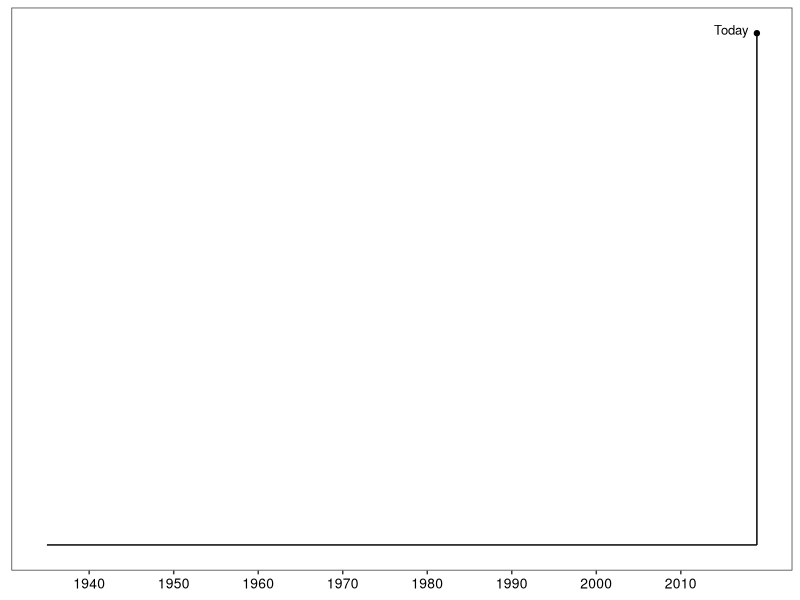
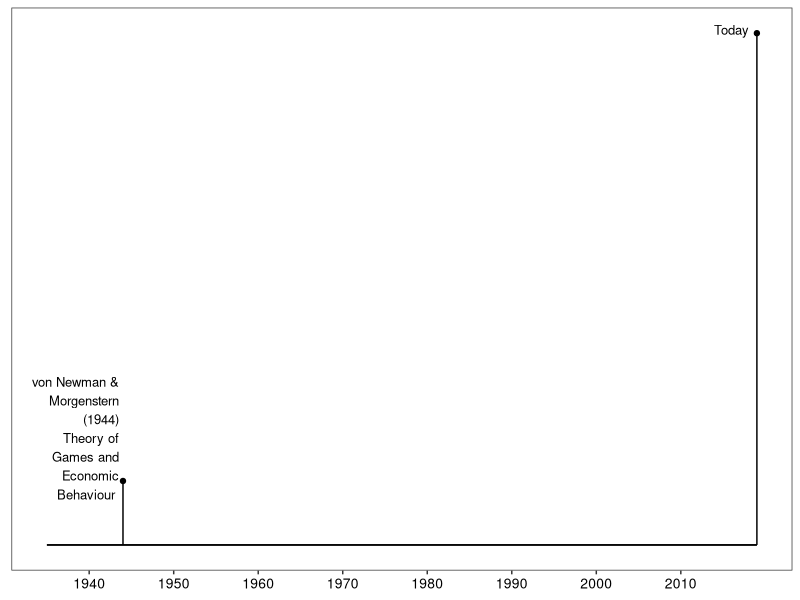
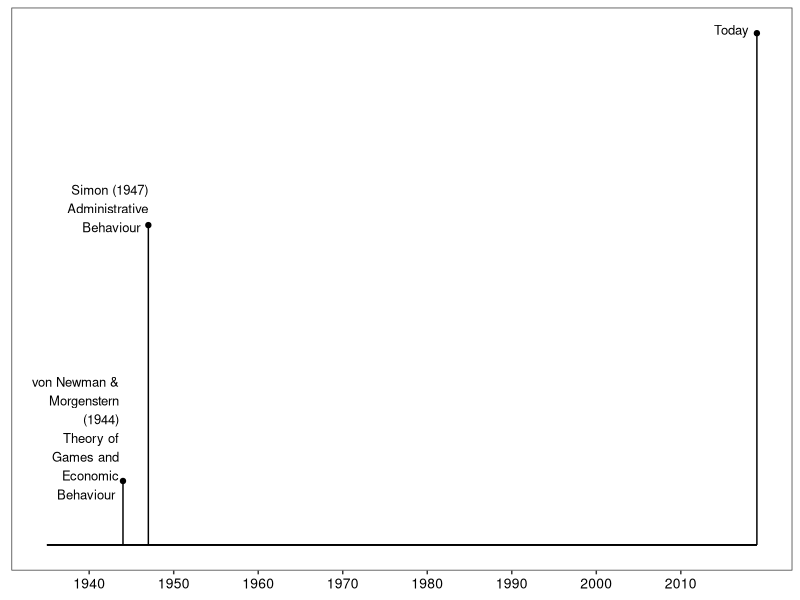
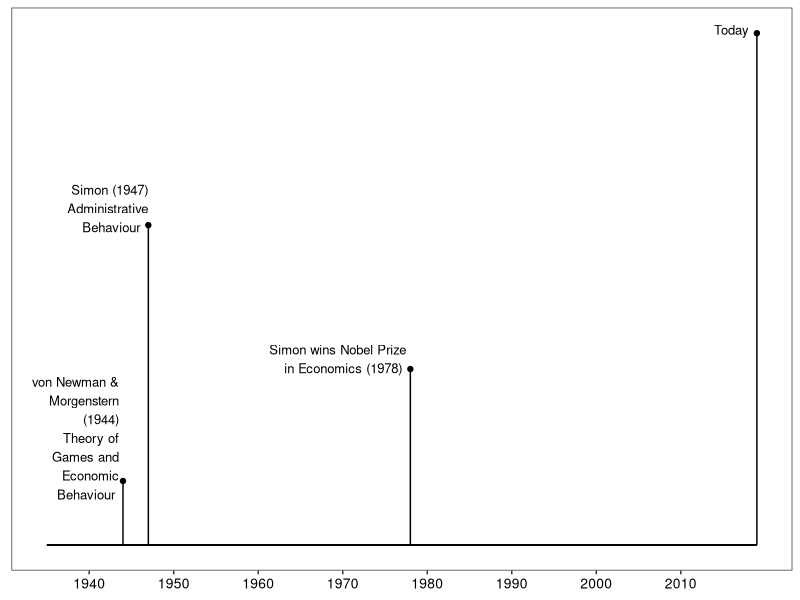
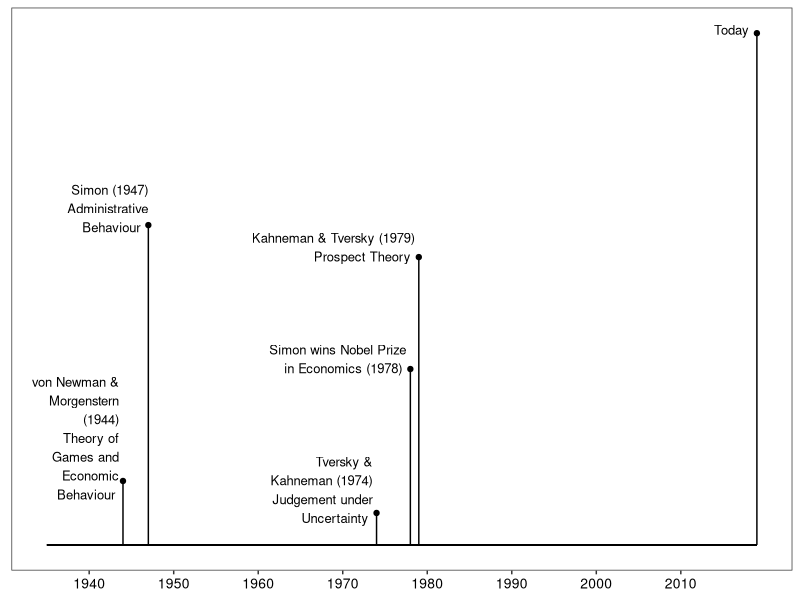
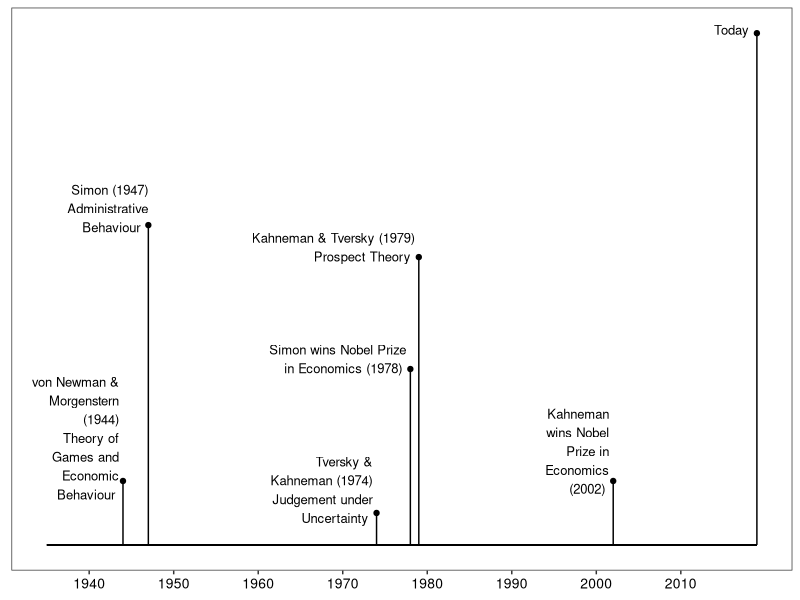
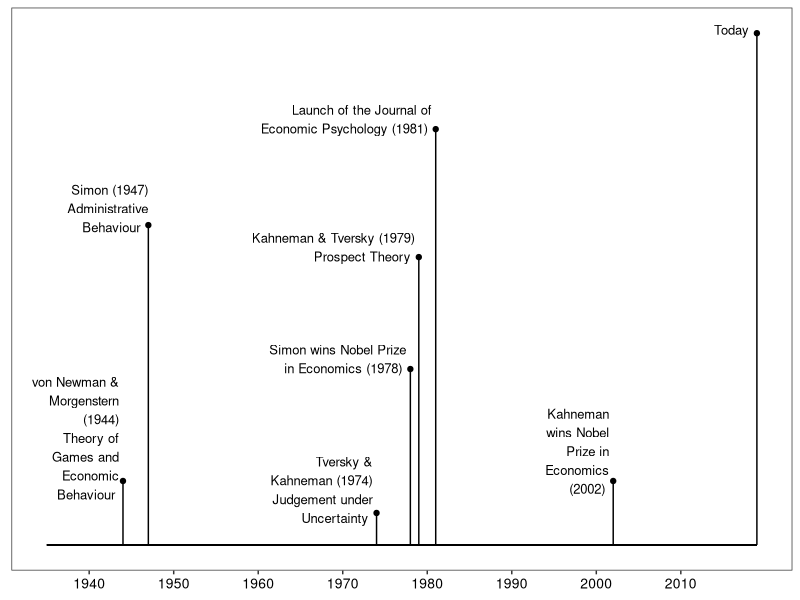
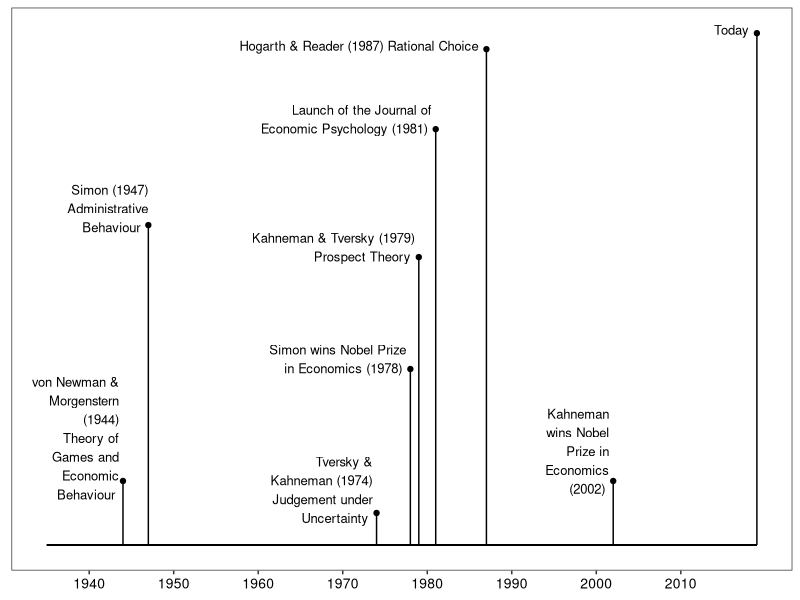

Recreate these plots in R, in order.
## ---- chunk 1
library(ggplot2)
## ---- chunk 2

data = data.frame(
  V1=c(2019),
  V2=c( "Today  "),
  disloc=c(.8))



ggplot() +
  geom_segment(aes(x = V1,y = disloc,xend = V1),data=data,yend = 0) +
  geom_segment(aes(x = 1935,y = 0,xend = 2019,yend = 0),data=data) + #arrow = arrow(length = unit(x = 0.2,units = 'cm'),type = 'closed')) +
  geom_text(aes(x = V1,y = disloc,label = V2),data=data,size=3.3,hjust = 1.0,vjust = .15,parse = FALSE) +
  geom_point(aes(x = V1,y = disloc),data=data) +
  scale_y_continuous()+
  scale_x_continuous(breaks = c(1940,1950,1960,1970,1980,1990,2000,2010),labels = c("1940","1950","1960","1970","1980","1990","2000","2010")) +
  theme_bw() +
  theme(plot.title=element_text(size=12
  ),
  legend.text=element_text(size=10
  ),
  panel.grid.major = element_blank(),
  panel.grid.minor = element_blank(),
  legend.title=element_text(size=12
  ),
  axis.text=element_text(colour = "black",
                         size=10
  ),
  axis.ticks.y = element_blank(),
  axis.title=element_blank(),
  axis.text.y = element_blank(),
  strip.text=element_text(family = "Times",
                          size = 12
  ),
  strip.background = element_rect(fill = "white"),
  legend.position="right")


## ---- chunk 3

data = data.frame(
  V1=c(1944,
       2019),
  V2=c("von Newman & \nMorgenstern \n(1944) \nTheory of \nGames and \nEconomic \nBehaviour  ",
       "Today  "),
  disloc=c(.1,
           .8))



ggplot() +
  geom_segment(aes(x = V1,y = disloc,xend = V1),data=data,yend = 0) +
  geom_segment(aes(x = 1935,y = 0,xend = 2019,yend = 0),data=data) + #arrow = arrow(length = unit(x = 0.2,units = 'cm'),type = 'closed')) +
  geom_text(aes(x = V1,y = disloc,label = V2),data=data,size=3.3,hjust = 1.0,vjust = .15,parse = FALSE) +
  geom_point(aes(x = V1,y = disloc),data=data) +
  scale_y_continuous()+
  scale_x_continuous(breaks = c(1940,1950,1960,1970,1980,1990,2000,2010),labels = c("1940","1950","1960","1970","1980","1990","2000","2010")) +
  theme_bw() +
  theme(plot.title=element_text(size=12
  ),
  legend.text=element_text(size=10
  ),
  panel.grid.major = element_blank(),
  panel.grid.minor = element_blank(),
  legend.title=element_text(size=12
  ),
  axis.text=element_text(colour = "black",
                         size=10
  ),
  axis.ticks.y = element_blank(),
  axis.title=element_blank(),
  axis.text.y = element_blank(),
  strip.text=element_text(family = "Times",
                          size = 12
  ),
  strip.background = element_rect(fill = "white"),
  legend.position="right")


## ---- chunk 4

data = data.frame(
  V1=c(1944,
       1947,
       2019),
  V2=c("von Newman & \nMorgenstern \n(1944) \nTheory of \nGames and \nEconomic \nBehaviour  ",
       "Simon (1947)\nAdministrative\nBehaviour  ",
       "Today  "),
  disloc=c(.1,
           .5,
           .8))



ggplot() +
  geom_segment(aes(x = V1,y = disloc,xend = V1),data=data,yend = 0) +
  geom_segment(aes(x = 1935,y = 0,xend = 2019,yend = 0),data=data) + #arrow = arrow(length = unit(x = 0.2,units = 'cm'),type = 'closed')) +
  geom_text(aes(x = V1,y = disloc,label = V2),data=data,size=3.3,hjust = 1.0,vjust = .15,parse = FALSE) +
  geom_point(aes(x = V1,y = disloc),data=data) +
  scale_y_continuous()+
  scale_x_continuous(breaks = c(1940,1950,1960,1970,1980,1990,2000,2010),labels = c("1940","1950","1960","1970","1980","1990","2000","2010")) +
  theme_bw() +
  theme(plot.title=element_text(size=12
  ),
  legend.text=element_text(size=10
  ),
  panel.grid.major = element_blank(),
  panel.grid.minor = element_blank(),
  legend.title=element_text(size=12
  ),
  axis.text=element_text(colour = "black",
                         size=10
  ),
  axis.ticks.y = element_blank(),
  axis.title=element_blank(),
  axis.text.y = element_blank(),
  strip.text=element_text(family = "Times",
                          size = 12
  ),
  strip.background = element_rect(fill = "white"),
  legend.position="right")


## ---- chunk 5

data = data.frame(
  V1=c(1944,
       1947,
       1978,
       2019),
  V2=c("von Newman & \nMorgenstern \n(1944) \nTheory of \nGames and \nEconomic \nBehaviour  ",
       "Simon (1947)\nAdministrative\nBehaviour  ",
       "Simon wins Nobel Prize \nin Economics (1978)  ",
       "Today  "),
  disloc=c(.1,
           .5,
           .275,
           .8))



ggplot() +
  geom_segment(aes(x = V1,y = disloc,xend = V1),data=data,yend = 0) +
  geom_segment(aes(x = 1935,y = 0,xend = 2019,yend = 0),data=data) + #arrow = arrow(length = unit(x = 0.2,units = 'cm'),type = 'closed')) +
  geom_text(aes(x = V1,y = disloc,label = V2),data=data,size=3.3,hjust = 1.0,vjust = .15,parse = FALSE) +
  geom_point(aes(x = V1,y = disloc),data=data) +
  scale_y_continuous()+
  scale_x_continuous(breaks = c(1940,1950,1960,1970,1980,1990,2000,2010),labels = c("1940","1950","1960","1970","1980","1990","2000","2010")) +
  theme_bw() +
  theme(plot.title=element_text(size=12
  ),
  legend.text=element_text(size=10
  ),
  panel.grid.major = element_blank(),
  panel.grid.minor = element_blank(),
  legend.title=element_text(size=12
  ),
  axis.text=element_text(colour = "black",
                         size=10
  ),
  axis.ticks.y = element_blank(),
  axis.title=element_blank(),
  axis.text.y = element_blank(),
  strip.text=element_text(family = "Times",
                          size = 12
  ),
  strip.background = element_rect(fill = "white"),
  legend.position="right")


## ---- chunk 6

data = data.frame(
  V1=c(1944,
       1947,
       1974,
       1978,
       1979,
       2019),
  V2=c("von Newman & \nMorgenstern \n(1944) \nTheory of \nGames and \nEconomic \nBehaviour  ",
       "Simon (1947)\nAdministrative\nBehaviour  ",
       "Tversky & \nKahneman (1974) \nJudgement under \nUncertainty  ",
       "Simon wins Nobel Prize \nin Economics (1978)  ",
       "Kahneman & Tversky (1979) \nProspect Theory  ",
       "Today  "),
  disloc=c(.1,
           .5,
           .05,
           .275,
           .45,
           .8))



ggplot() +
  geom_segment(aes(x = V1,y = disloc,xend = V1),data=data,yend = 0) +
  geom_segment(aes(x = 1935,y = 0,xend = 2019,yend = 0),data=data) + #arrow = arrow(length = unit(x = 0.2,units = 'cm'),type = 'closed')) +
  geom_text(aes(x = V1,y = disloc,label = V2),data=data,size=3.3,hjust = 1.0,vjust = .15,parse = FALSE) +
  geom_point(aes(x = V1,y = disloc),data=data) +
  scale_y_continuous()+
  scale_x_continuous(breaks = c(1940,1950,1960,1970,1980,1990,2000,2010),labels = c("1940","1950","1960","1970","1980","1990","2000","2010")) +
  theme_bw() +
  theme(plot.title=element_text(size=12
  ),
  legend.text=element_text(size=10
  ),
  panel.grid.major = element_blank(),
  panel.grid.minor = element_blank(),
  legend.title=element_text(size=12
  ),
  axis.text=element_text(colour = "black",
                         size=10
  ),
  axis.ticks.y = element_blank(),
  axis.title=element_blank(),
  axis.text.y = element_blank(),
  strip.text=element_text(family = "Times",
                          size = 12
  ),
  strip.background = element_rect(fill = "white"),
  legend.position="right")


## ---- chunk 7
#| out.width = "90%"


data = data.frame(
  V1=c(1944,
       1947,
       1974,
       1978,
       1979,
       2002,2019),
  V2=c("von Newman & \nMorgenstern \n(1944) \nTheory of \nGames and \nEconomic \nBehaviour  ",
       "Simon (1947)\nAdministrative\nBehaviour  ",
       "Tversky & \nKahneman (1974) \nJudgement under \nUncertainty  ",
       "Simon wins Nobel Prize \nin Economics (1978)  ",
       "Kahneman & Tversky (1979) \nProspect Theory  ",
       "Kahneman \nwins Nobel \nPrize in \nEconomics \n(2002)  ",
       "Today  "),
  disloc=c(.1,
           .5,
           .05,
           .275,
           .45,
           .1,
           .8))


ggplot() +
  geom_segment(aes(x = V1,y = disloc,xend = V1),data=data,yend = 0) +
  geom_segment(aes(x = 1935,y = 0,xend = 2019,yend = 0),data=data) + #arrow = arrow(length = unit(x = 0.2,units = 'cm'),type = 'closed')) +
  geom_text(aes(x = V1,y = disloc,label = V2),data=data,size=3.3,hjust = 1.0,vjust = .15,parse = FALSE) +
  geom_point(aes(x = V1,y = disloc),data=data) +
  scale_y_continuous()+
  scale_x_continuous(breaks = c(1940,1950,1960,1970,1980,1990,2000,2010),labels = c("1940","1950","1960","1970","1980","1990","2000","2010")) +
  theme_bw() +
  theme(plot.title=element_text(size=12
  ),
  legend.text=element_text(size=10
  ),
  panel.grid.major = element_blank(),
  panel.grid.minor = element_blank(),
  legend.title=element_text(size=12
  ),
  axis.text=element_text(colour = "black",
                         size=10
  ),
  axis.ticks.y = element_blank(),
  axis.title=element_blank(),
  axis.text.y = element_blank(),
  strip.text=element_text(family = "Times",
                          size = 12
  ),
  strip.background = element_rect(fill = "white"),
  legend.position="right")


## ---- chunk 8
#| out.width = "90%"

data = data.frame(
  V1=c(1944,
       1947,
       1974,
       1978,
       1979,
       1981,
       2002,2019),
  V2=c("von Newman & \nMorgenstern \n(1944) \nTheory of \nGames and \nEconomic \nBehaviour  ",
       "Simon (1947)\nAdministrative\nBehaviour  ",
       "Tversky & \nKahneman (1974) \nJudgement under \nUncertainty  ",
       "Simon wins Nobel Prize \nin Economics (1978)  ",
       "Kahneman & Tversky (1979) \nProspect Theory  ",
       "Launch of the Journal of \nEconomic Psychology (1981)  ",
       "Kahneman \nwins Nobel \nPrize in \nEconomics \n(2002)  ",
       "Today  "),
  disloc=c(.1,
           .5,
           .05,
           .275,
           .45,
           .65,
           .1,
           .8))



ggplot() +
  geom_segment(aes(x = V1,y = disloc,xend = V1),data=data,yend = 0) +
  geom_segment(aes(x = 1935,y = 0,xend = 2019,yend = 0),data=data) + #arrow = arrow(length = unit(x = 0.2,units = 'cm'),type = 'closed')) +
  geom_text(aes(x = V1,y = disloc,label = V2),data=data,size=3.3,hjust = 1.0,vjust = .15,parse = FALSE) +
  geom_point(aes(x = V1,y = disloc),data=data) +
  scale_y_continuous()+
  scale_x_continuous(breaks = c(1940,1950,1960,1970,1980,1990,2000,2010),labels = c("1940","1950","1960","1970","1980","1990","2000","2010")) +
  theme_bw() +
  theme(plot.title=element_text(size=12
  ),
  legend.text=element_text(size=10
  ),
  panel.grid.major = element_blank(),
  panel.grid.minor = element_blank(),
  legend.title=element_text(size=12
  ),
  axis.text=element_text(colour = "black",
                         size=10
  ),
  axis.ticks.y = element_blank(),
  axis.title=element_blank(),
  axis.text.y = element_blank(),
  strip.text=element_text(family = "Times",
                          size = 12
  ),
  strip.background = element_rect(fill = "white"),
  legend.position="right")


## ---- chunk 9


data = data.frame(
  V1=c(1944,
       1947,
       1974,
       1978,
       1979,
       1981,
       1987,
       2002,2019),
  V2=c("von Newman & \nMorgenstern \n(1944) \nTheory of \nGames and \nEconomic \nBehaviour  ",
       "Simon (1947)\nAdministrative\nBehaviour  ",
       "Tversky & \nKahneman (1974) \nJudgement under \nUncertainty  ",
       "Simon wins Nobel Prize \nin Economics (1978)  ",
       "Kahneman & Tversky (1979) \nProspect Theory  ",
       "Launch of the Journal of \nEconomic Psychology (1981)  ",
       "Hogarth & Reader (1987) Rational Choice  ",
       "Kahneman \nwins Nobel \nPrize in \nEconomics \n(2002)  ",
       "Today  "),
  disloc=c(.1,
           .5,
           .05,
           .275,
           .45,
           .65,
           .775,
           .1,
           .8))



ggplot() +
  geom_segment(aes(x = V1,y = disloc,xend = V1),data=data,yend = 0) +
  geom_segment(aes(x = 1935,y = 0,xend = 2019,yend = 0),data=data) + #arrow = arrow(length = unit(x = 0.2,units = 'cm'),type = 'closed')) +
  geom_text(aes(x = V1,y = disloc,label = V2),data=data,size=3.3,hjust = 1.0,vjust = .15,parse = FALSE) +
  geom_point(aes(x = V1,y = disloc),data=data) +
  scale_y_continuous()+
  scale_x_continuous(breaks = c(1940,1950,1960,1970,1980,1990,2000,2010),labels = c("1940","1950","1960","1970","1980","1990","2000","2010")) +
  theme_bw() +
  theme(plot.title=element_text(size=12
  ),
  legend.text=element_text(size=10
  ),
  panel.grid.major = element_blank(),
  panel.grid.minor = element_blank(),
  legend.title=element_text(size=12
  ),
  axis.text=element_text(colour = "black",
                         size=10
  ),
  axis.ticks.y = element_blank(),
  axis.title=element_blank(),
  axis.text.y = element_blank(),
  strip.text=element_text(family = "Times",
                          size = 12
  ),
  strip.background = element_rect(fill = "white"),
  legend.position="right")


